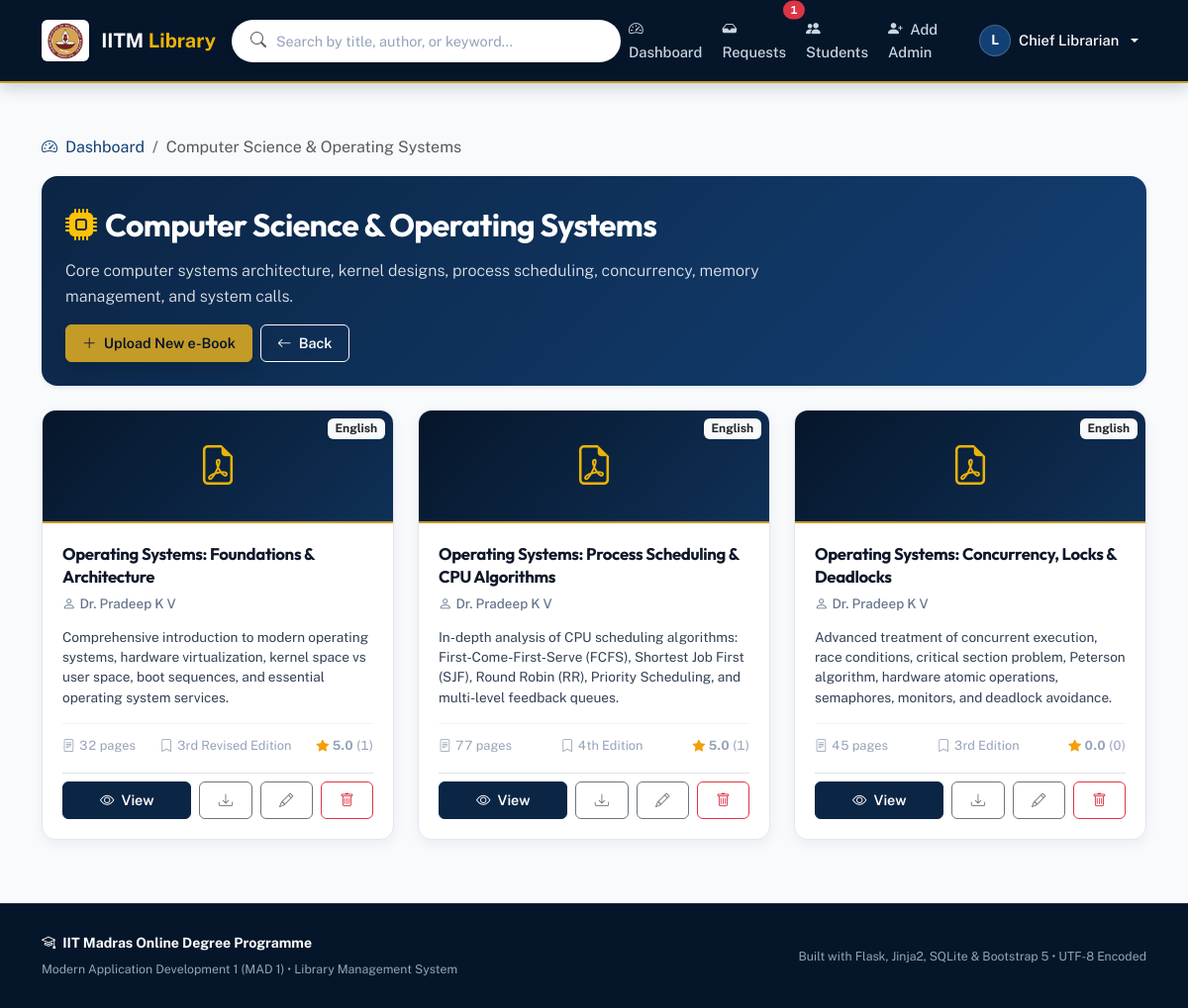
The page /librarian/section/1/books (signed in) on the database its author committed.
### Code/models.py (models this page shows, shortened)
class User(db.Model):
    __tablename__ = 'users'
    id = db.Column(db.Integer, primary_key=True)
    username = db.Column(db.String(50), unique=True, nullable=False, index=True)
    password_hash = db.Column(db.String(255), nullable=False)
    role = db.Column(db.String(20), nullable=False, default='user')  # 'user' or 'librarian'
    full_name = db.Column(db.String(100), nullable=False)
    email = db.Column(db.String(120), nullable=True)
    created_at = db.Column(db.DateTime, default=lambda: datetime.now(timezone.utc))
    issues = db.relationship('BookIssue', backref='user', cascade='all, delete-orphan', lazy=True)
    feedbacks = db.relationship('Feedback', backref='user', cascade='all, delete-orphan', lazy=True)
    @property
    def is_librarian(self):
        return self.role == 'librarian'

class Section(db.Model):
    __tablename__ = 'sections'
    id = db.Column(db.Integer, primary_key=True)
    name = db.Column(db.String(100), unique=True, nullable=False, index=True)
    description = db.Column(db.Text, nullable=True)
    icon = db.Column(db.String(50), default='bi-journal-bookmark-fill')
    created_at = db.Column(db.DateTime, default=lambda: datetime.now(timezone.utc))
    books = db.relationship('Book', backref='section', cascade='all, delete-orphan', lazy=True)

class Book(db.Model):
    __tablename__ = 'books'
    id = db.Column(db.Integer, primary_key=True)
    title = db.Column(db.String(150), nullable=False, index=True)
    author = db.Column(db.String(150), nullable=False, index=True)
    content = db.Column(db.Text, nullable=True)  # Summary / description
    section_id = db.Column(db.Integer, db.ForeignKey('sections.id', ondelete='CASCADE'), nullable=False)
    file_path = db.Column(db.String(255), nullable=False)
    pages = db.Column(db.Integer, default=1)
    language = db.Column(db.String(50), default='English')
    edition = db.Column(db.String(50), default='1st Edition')
    created_at = db.Column(db.DateTime, default=lambda: datetime.now(timezone.utc))
    issues = db.relationship('BookIssue', backref='book', cascade='all, delete-orphan', lazy=True)
    feedbacks = db.relationship('Feedback', backref='book', cascade='all, delete-orphan', lazy=True)
    @property
    def average_rating(self):
        if not self.feedbacks:
            return 0.0
        return round(sum(f.rating for f in self.feedbacks) / len(self.feedbacks), 1)
    @property
    def ratings_count(self):
        return len(self.feedbacks)

class Feedback(db.Model):
    __tablename__ = 'feedbacks'
    id = db.Column(db.Integer, primary_key=True)
    user_id = db.Column(db.Integer, db.ForeignKey('users.id', ondelete='CASCADE'), nullable=False)
    book_id = db.Column(db.Integer, db.ForeignKey('books.id', ondelete='CASCADE'), nullable=False)
    rating = db.Column(db.Integer, nullable=False)  # 1 to 5
    comment = db.Column(db.Text, nullable=True)
    created_at = db.Column(db.DateTime, default=lambda: datetime.now(timezone.utc))
    __table_args__ = (
        db.UniqueConstraint('user_id', 'book_id', name='uq_user_book_feedback'),
    )

### Code/LMS_app.py (the view, shortened to what this page needs)
@app.route('/section_books/<int:section_id>', methods=['GET', 'POST'])
@app.route('/librarian/section/<int:section_id>/books', methods=['GET', 'POST'])
@librarian_required
def section_books(section_id):
    section = Section.query.get_or_404(section_id)
    books = Book.query.filter_by(section_id=section_id).all()
    all_sections = Section.query.all()
    return render_template('section_books.html', section=section, books=books, all_sections=all_sections)

### Code/LMS_app.py (called while the page is built)
@app.before_request
def before_request_hook():
    check_and_revoke_expired_books()

@app.context_processor
def inject_global_context():
    current_user = None
    if 'user_id' in session:
        current_user = db.session.get(User, session['user_id'])
    pending_requests_count = 0
    if current_user and current_user.is_librarian:
        pending_requests_count = BookIssue.query.filter_by(status='pending').count()
    active_user_quota = 0
    if current_user and not current_user.is_librarian:
        active_user_quota = current_user.active_quota_count
    return {
        'current_user': current_user,
        'pending_requests_count': pending_requests_count,
        'active_user_quota': active_user_quota,
        'now': datetime.now(timezone.utc)
    }

def librarian_required(f):
    @wraps(f)
    def decorated_function(*args, **kwargs):
        if 'user_id' not in session:
            flash("Librarian authentication required.", "warning")
            return redirect(url_for('librarian_login'))
        user = db.session.get(User, session['user_id'])
        if not user or not user.is_librarian:
            flash("Access denied. Librarian administrative privileges required.", "danger")
            return redirect(url_for('user_dashboard'))
        return f(*args, **kwargs)
    return decorated_function

### Code/database.py (called while the page is built)
def check_and_revoke_expired_books():
    try:
        now = datetime.now(timezone.utc)
        active_issues = BookIssue.query.filter_by(status='issued').all()
        revoked_count = 0
        for issue in active_issues:
            if issue.due_date:
                due = issue.due_date if issue.due_date.tzinfo else issue.due_date.replace(tzinfo=timezone.utc)
                if now > due:
                    issue.status = 'revoked'
                    issue.return_date = now
                    issue.rejection_reason = 'Loan period expired (7-day automatic revocation policy)'
                    revoked_count += 1
        if revoked_count > 0:
            db.session.commit()
    except Exception as e:
        db.session.rollback()
        print(f"Error checking expired books: {e}")

### Code/models.py (called while the page is built)
@event.listens_for(Engine, "connect")
def set_sqlite_pragma(dbapi_connection, connection_record):
    try:
        cursor = dbapi_connection.cursor()
        cursor.execute("PRAGMA foreign_keys=ON")
        cursor.close()
    except Exception:
        pass

### Code/templates/section_books.html (shortened to what this page needs)
{% extends "base.html" %}
{% block content %}
<div class="mb-3">
    <nav aria-label="breadcrumb">
        <ol class="breadcrumb">
            <li class="breadcrumb-item"><a href="{{ url_for('librarian_dashboard') }}" class="text-decoration-none"><i class="bi bi-speedometer2 me-1"></i> Dashboard</a></li>
            <li class="breadcrumb-item active" aria-current="page">{{ section.name }}</li>
        </ol>
    </nav>
</div>
<div class="card border-0 shadow-sm rounded-4 p-4 mb-4 text-white" style="background: linear-gradient(135deg, #0b2545 0%, #134074 100%); border-bottom: 3px solid var(--accent-gold);">
    <div class="d-flex flex-wrap justify-content-between align-items-center gap-3">
        <div>
            <div class="d-flex align-items-center gap-2 mb-2">
                <i class="bi {{ section.icon }} fs-2 text-warning"></i>
                <h2 class="fw-bold mb-0 text-white">{{ section.name }}</h2>
            </div>
            <p class="mb-0 text-light lead" style="opacity: 0.9; max-width: 800px; font-size: 1rem;">
                {{ section.description or 'Academic discipline curriculum section.' }}
            </p>
        </div>
        <div class="d-flex gap-2">
            <button type="button" class="btn btn-gold btn-sm px-3 shadow" data-bs-toggle="modal" data-bs-target="#addBookModal">
                <i class="bi bi-plus-lg me-1"></i> Upload New e-Book
            </button>
            <a href="{{ url_for('librarian_dashboard') }}" class="btn btn-outline-light btn-sm px-3">
                <i class="bi bi-arrow-left me-1"></i> Back
            </a>
        </div>
    </div>
</div>
{% if books %}
<div class="row g-4">
    {% for book in books %}
    <div class="col-lg-4 col-md-6">
        <div class="book-card">
            <div class="book-card-cover">
                <i class="bi bi-file-earmark-pdf book-icon"></i>
                <span class="badge bg-light text-dark position-absolute top-0 end-0 m-2">{{ book.language }}</span>
            </div>
            <div class="book-card-body">
                <h5 class="book-card-title">{{ book.title }}</h5>
                <div class="book-card-author">
                    <i class="bi bi-person me-1"></i>{{ book.author }}
                </div>
                <p class="book-card-desc">
                    {{ book.content }}
                </p>
                <div class="book-card-meta">
                    <span class="tabular-nums"><i class="bi bi-file-text me-1"></i>{{ book.pages }} pages</span>
                    <span><i class="bi bi-bookmark me-1"></i>{{ book.edition }}</span>
                    <span>
                        <span class="star-rating">
                            <i class="bi bi-star-fill"></i>
                        </span>
                        <strong class="tabular-nums">{{ book.average_rating }}</strong> <span class="tabular-nums">({{ book.ratings_count }})</span>
                    </span>
                </div>
                <div class="d-flex flex-wrap gap-2 mt-auto pt-2 border-top">
                    <a href="{{ url_for('view_pdf', book_id=book.id) }}" class="btn btn-primary btn-sm flex-grow-1">
                        <i class="bi bi-eye me-1"></i> View
                    </a>
                    <a href="{{ url_for('download_pdf', book_id=book.id) }}" class="btn btn-outline-secondary btn-sm" title="Download eBook">
                        <i class="bi bi-download"></i>
                    </a>
                    <button type="button" class="btn btn-outline-secondary btn-sm" data-bs-toggle="modal" data-bs-target="#editBookModal{{ book.id }}" title="Edit Book Metadata">
                        <i class="bi bi-pencil"></i>
                    </button>
                    <form action="{{ url_for('delete_book', book_id=book.id) }}" method="post" onsubmit="return confirm('Permanently delete {{ book.title }} and its PDF file?');">
                        <button type="submit" class="btn btn-outline-danger btn-sm" title="Delete Book">
                            <i class="bi bi-trash"></i>
                        </button>
                    </form>
                </div>
            </div>
        </div>
    </div>
    {% endfor %}
</div>
{% endif %}
{% endblock %}

### Code/templates/base.html (shortened to what this page needs)
<!DOCTYPE html>
<html lang="en">
<head>
    <link href="https://cdn.jsdelivr.net/npm/bootstrap@5.3.3/dist/css/bootstrap.min.css" rel="stylesheet">
    <link rel="stylesheet" href="https://cdn.jsdelivr.net/npm/bootstrap-icons@1.11.3/font/bootstrap-icons.min.css">
    <link rel="stylesheet" href="{{ url_for('static', filename='style.css') }}">
</head>
<body>
    <nav class="navbar navbar-expand-lg lms-navbar sticky-top">
        <div class="container">
            <a class="navbar-brand" href="{{ url_for('home') }}">
                <img src="{{ url_for('static', filename='IITM_logo.png') }}" alt="IIT Madras Logo" class="brand-logo">
                <span>IITM <span style="color: var(--brand-gold-400);">Library</span></span>
            </a>
            <div class="collapse navbar-collapse" id="navbarContent">
                <form class="d-flex mx-auto my-2 my-lg-0 search-bar-wrap w-50" action="{{ url_for('search') }}" method="get" role="search">
                    <i class="bi bi-search text-muted ps-1"></i>
                    <input type="text" name="q" placeholder="Search by title, author, or keyword..." value="{{ request.args.get('q', '') }}" aria-label="Search catalogue">
                </form>
                <ul class="navbar-nav ms-auto align-items-center gap-1">
                    {% if current_user %}
                        {% if current_user.is_librarian %}
                            <li class="nav-item">
                                <a class="nav-link {% if request.endpoint == 'librarian_dashboard' %}active{% endif %}" href="{{ url_for('librarian_dashboard') }}">
                                    <i class="bi bi-speedometer2 me-1"></i> Dashboard
                                </a>
                            </li>
                            <li class="nav-item">
                                <a class="nav-link position-relative {% if request.endpoint == 'process_request_page' %}active{% endif %}" href="{{ url_for('process_request_page') }}">
                                    <i class="bi bi-inbox-fill me-1"></i> Requests
                                    {% if pending_requests_count > 0 %}
                                    <span class="badge rounded-pill bg-danger position-absolute top-0 start-100 translate-middle tabular-nums">
                                        {{ pending_requests_count }}
                                    </span>
                                    {% endif %}
                                </a>
                            </li>
                            <li class="nav-item">
                                <a class="nav-link {% if request.endpoint == 'librarian_users' %}active{% endif %}" href="{{ url_for('librarian_users') }}">
                                    <i class="bi bi-people-fill me-1"></i> Students
                                </a>
                            </li>
                            <li class="nav-item">
                                <a class="nav-link {% if request.endpoint == 'librarian_register' %}active{% endif %}" href="{{ url_for('librarian_register') }}">
                                    <i class="bi bi-person-plus-fill me-1"></i> Add Admin
                                </a>
                            </li>
                        {% endif %}
                        <li class="nav-item dropdown ms-lg-2">
                            <a class="nav-link dropdown-toggle text-white d-flex align-items-center gap-2" href="#" role="button" data-bs-toggle="dropdown" aria-expanded="false">
                                <div class="rounded-circle d-flex align-items-center justify-content-center text-white fw-bold" style="width: 32px; height: 32px; font-size: 0.85rem; background-color: var(--brand-navy-800); border: 1px solid rgba(255, 255, 255, 0.2);">
                                    {{ current_user.username[0].upper() }}
                                </div>
                                <span class="d-none d-md-inline">{{ current_user.full_name }}</span>
                            </a>
                        </li>
                    {% endif %}
                </ul>
            </div>
        </div>
    </nav>
    <main class="main-wrapper">
        <div class="container">
            {% block content %}{% endblock %}
        </div>
    </main>
    <footer class="lms-footer">
        <div class="container">
            <div class="row align-items-center">
                <div class="col-md-6 text-center text-md-start mb-2 mb-md-0">
                    <div class="fw-bold text-white mb-1">
                        <i class="bi bi-mortarboard me-1"></i> IIT Madras Online Degree Programme
                    </div>
                    <small>Modern Application Development 1 (MAD 1) &bull; Library Management System</small>
                </div>
                <div class="col-md-6 text-center text-md-end">
                    <small>Built with Flask, Jinja2, SQLite & Bootstrap 5 &bull; UTF-8 Encoded</small>
                </div>
            </div>
        </div>
    </footer>
</body>
</html>

### rows shown on the page
User: username "L", full_name "Chief Librarian"
Section: name "Computer Science & Operating Systems", description "Core computer systems architecture, kernel designs, process scheduling, concurrency, memory management, and system calls."
Book: language "English", title "Operating Systems: Foundations & Architecture", author "Dr. Pradeep K V", content "Comprehensive introduction to modern operating systems, hardware virtualization, kernel space vs user space, boot sequences, and essential operating system services.", pages "32", edition "3rd Revised Edition", average_rating "5.0", ratings_count "1"
Book: language "English", title "Operating Systems: Process Scheduling & CPU Algorithms", author "Dr. Pradeep K V", content "In-depth analysis of CPU scheduling algorithms: First-Come-First-Serve (FCFS), Shortest Job First (SJF), Round Robin (RR), Priority Scheduling, and multi-level feedback queues.", pages "77", edition "4th Edition", average_rating "5.0", ratings_count "1"
Book: language "English", title "Operating Systems: Concurrency, Locks & Deadlocks", author "Dr. Pradeep K V", content "Advanced treatment of concurrent execution, race conditions, critical section problem, Peterson algorithm, hardware atomic operations, semaphores, monitors, and deadlock avoidance.", pages "45", edition "3rd Edition", average_rating "0.0", ratings_count "0"

### other values the page prints
{{ pending_requests_count }} "1"
